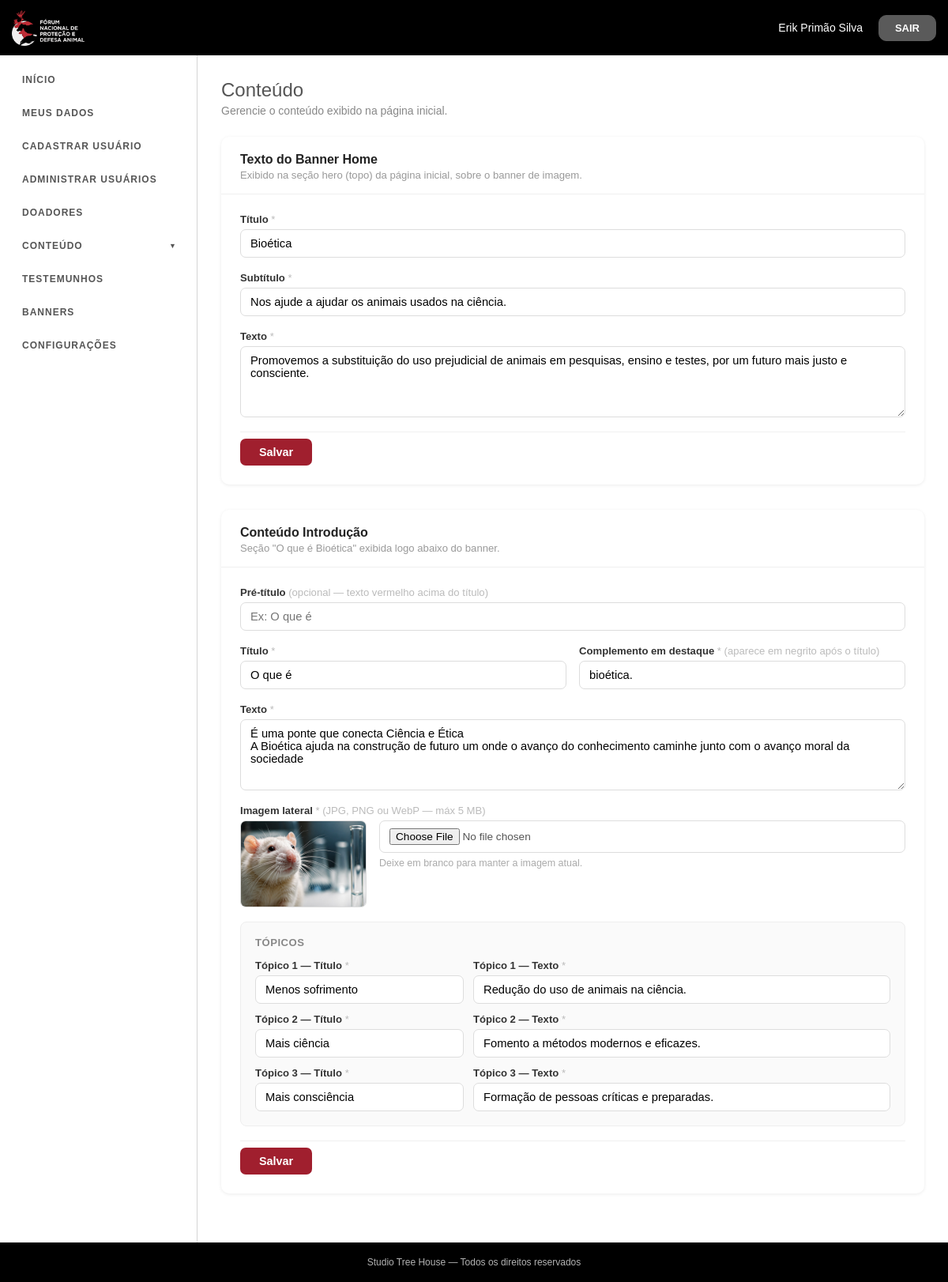
/admin/pages/conteudo/index.php (signed in), run on the app's committed database.
### tables this page shows
CREATE TABLE `conteudo_banner_home` (
  `id` tinyint(4) NOT NULL DEFAULT 1,
  `titulo` varchar(255) NOT NULL,
  `subtitulo` varchar(500) NOT NULL,
  `texto` text NOT NULL,
  `updated_at` timestamp NOT NULL DEFAULT current_timestamp() ON UPDATE current_timestamp()
);

CREATE TABLE `conteudo_intro` (
  `id` tinyint(4) NOT NULL DEFAULT 1,
  `pretitulo` varchar(255) DEFAULT NULL,
  `titulo` varchar(255) NOT NULL,
  `titulo_destaque` varchar(255) NOT NULL,
  `texto` text NOT NULL,
  `imagem` varchar(255) NOT NULL DEFAULT 'images/imgRato.jpg',
  `t1_titulo` varchar(255) NOT NULL,
  `t1_texto` varchar(500) NOT NULL,
  `t2_titulo` varchar(255) NOT NULL,
  `t2_texto` varchar(500) NOT NULL,
  `t3_titulo` varchar(255) NOT NULL,
  `t3_texto` varchar(500) NOT NULL,
  `updated_at` timestamp NOT NULL DEFAULT current_timestamp() ON UPDATE current_timestamp()
);

### admin/pages/conteudo/index.php (the view, shortened to what this page needs)
<?php
$pdo = getDbConnection();
$bh = [
    'titulo'    => 'Bioética',
    'subtitulo' => 'Nos ajude a ajudar os animais usados na ciência.',
    'texto'     => 'Promovemos a substituição do uso prejudicial de animais em pesquisas, ensino e testes, por um futuro mais justo e consciente.',
];
try { $r = $pdo->query("SELECT * FROM conteudo_banner_home WHERE id = 1")->fetch(); if ($r) $bh = $r; } catch (Exception $e) {}
$ci = [
    'pretitulo'       => '',
    'titulo'          => 'O que é',
    'titulo_destaque' => 'bioética.',
    'texto'           => "É uma ponte que conecta Ciência e Ética\nA Bioética ajuda na construção de futuro um onde o avanço do conhecimento caminhe junto com o avanço moral da sociedade",
    'imagem'          => 'images/imgRato.jpg',
    't1_titulo' => 'Menos sofrimento',  't1_texto' => 'Redução do uso de animais na ciência.',
    't2_titulo' => 'Mais ciência',      't2_texto' => 'Fomento a métodos modernos e eficazes.',
    't3_titulo' => 'Mais consciência',  't3_texto' => 'Formação de pessoas críticas e preparadas.',
];
try { $r = $pdo->query("SELECT * FROM conteudo_intro WHERE id = 1")->fetch(); if ($r) $ci = $r; } catch (Exception $e) {}
?>
<!DOCTYPE html>
<html lang="pt-BR">
<head>
<?php include ROOT . '/admin/includes/assets.php'; ?>
</head>
<body>
<?php include ROOT . '/admin/includes/header/header.php'; ?>
<div class="adminLayout">
    <?php include ROOT . '/admin/includes/sidebar/sidebar.php'; ?>
    <main class="adminLayout__content">
        <section class="adminInicio">
            <div class="row adminInicio__header">
                <div class="col-md-12">
                    <h2>Conteúdo</h2>
                    <p>Gerencie o conteúdo exibido na página inicial.</p>
                </div>
            </div>
            <div class="contCard">
                <div class="contCard__head">
                    <h3>Texto do Banner Home</h3>
                    <p>Exibido na seção hero (topo) da página inicial, sobre o banner de imagem.</p>
                </div>
                <div class="contCard__body">
                    <form id="formBanner">
                        <div class="contField">
                            <label for="bTitulo">Título <em>*</em></label>
                            <input id="bTitulo" name="titulo" type="text" value="<?= htmlspecialchars($bh['titulo']) ?>">
                        </div>
                        <div class="contField">
                            <label for="bSubtitulo">Subtítulo <em>*</em></label>
                            <input id="bSubtitulo" name="subtitulo" type="text" value="<?= htmlspecialchars($bh['subtitulo']) ?>">
                        </div>
                        <div class="contField">
                            <label for="bTexto">Texto <em>*</em></label>
                            <textarea id="bTexto" name="texto"><?= htmlspecialchars($bh['texto']) ?></textarea>
                        </div>
                        <div class="contActions">
                            <button class="contSave" type="submit" id="btnBanner">Salvar</button>
                        </div>
                    </form>
                </div>
            </div>
            <div class="contCard">
                <div class="contCard__head">
                    <h3>Conteúdo Introdução</h3>
                    <p>Seção "O que é Bioética" exibida logo abaixo do banner.</p>
                </div>
                <div class="contCard__body">
                    <form id="formIntro" enctype="multipart/form-data">
                        <div class="contField">
                            <label for="iPretitulo">Pré-título <em>(opcional — texto vermelho acima do título)</em></label>
                            <input id="iPretitulo" name="pretitulo" type="text" value="<?= htmlspecialchars($ci['pretitulo'] ?? '') ?>" placeholder="Ex: O que é">
                        </div>
                        <div class="contRow">
                            <div class="contField">
                                <label for="iTitulo">Título <em>*</em></label>
                                <input id="iTitulo" name="titulo" type="text" value="<?= htmlspecialchars($ci['titulo']) ?>" placeholder="Ex: O que é">
                            </div>
                            <div class="contField">
                                <label for="iTituloD">Complemento em destaque <em>* (aparece em negrito após o título)</em></label>
                                <input id="iTituloD" name="titulo_destaque" type="text" value="<?= htmlspecialchars($ci['titulo_destaque']) ?>" placeholder="Ex: bioética.">
                            </div>
                        </div>
                        <div class="contField">
                            <label for="iTexto">Texto <em>*</em></label>
                            <textarea id="iTexto" name="texto"><?= htmlspecialchars($ci['texto']) ?></textarea>
                        </div>
                        <div class="contField">
                            <label>Imagem lateral <em>* (JPG, PNG ou WebP — máx 5 MB)</em></label>
                            <div class="contImgWrap">
                                <img id="introImgPreview" class="contImgPreview" src="<?= BASE_URL . '/' . htmlspecialchars($ci['imagem']) ?>" alt="Preview">
                                <div class="contImgUpload">
                                    <input type="file" name="imagem" id="introImgInput" accept="image/jpeg,image/png,image/webp">
                                    <p>Deixe em branco para manter a imagem atual.</p>
                                </div>
                            </div>
                        </div>
                        <div class="contTopics">
                            <p class="contTopics__title">Tópicos</p>
                            <?php
                            $topics = [
                                1 => ['titulo' => $ci['t1_titulo'], 'texto' => $ci['t1_texto']],
                                2 => ['titulo' => $ci['t2_titulo'], 'texto' => $ci['t2_texto']],
                                3 => ['titulo' => $ci['t3_titulo'], 'texto' => $ci['t3_texto']],
                            ];
                            foreach ($topics as $n => $t):
                            ?>
                            <div class="contTopicRow">
                                <div class="contField" style="margin-bottom:0">
                                    <label>Tópico <?= $n ?> — Título <em>*</em></label>
                                    <input name="t<?= $n ?>_titulo" type="text" value="<?= htmlspecialchars($t['titulo']) ?>">
                                </div>
                                <div class="contField" style="margin-bottom:0">
                                    <label>Tópico <?= $n ?> — Texto <em>*</em></label>
                                    <input name="t<?= $n ?>_texto" type="text" value="<?= htmlspecialchars($t['texto']) ?>">
                                </div>
                            </div>
                            <?php endforeach; ?>
                        </div>
                        <div class="contActions">
                            <button class="contSave" type="submit" id="btnIntro">Salvar</button>
                        </div>
                    </form>
                </div>
            </div>
        </section>
    </main>
</div>
<?php include ROOT . '/admin/includes/footer/footer.php'; ?>
</body>
</html>

### admin/styles/brand-override.css (style rules this page uses)
.contCard { background: #fff; border-radius: 10px; box-shadow: 0 1px 4px rgba(0,0,0,.08); margin-bottom: 32px; }
.contCard__head { padding: 20px 24px 16px; border-bottom: 1px solid #f0f0f0; }
.contCard__head h3 { font-size: 1rem; font-weight: 700; margin: 0 0 3px; color: #222; }
.contCard__head p { font-size: .82rem; color: #999; margin: 0; }
.contCard__body { padding: 20px 24px 24px; }
.contField { display: flex; flex-direction: column; gap: 5px; margin-bottom: 18px; }
.contField label { font-size: .82rem; font-weight: 600; color: #333; }
.contField label em { font-style: normal; font-weight: 400; color: #bbb; }
.contField input, .contField textarea { padding: 9px 12px; border: 1px solid #ddd; border-radius: 7px; font-size: .92rem; font-family: inherit; box-sizing: border-box; width: 100%; transition: border-color .2s; }
.contField textarea { min-height: 90px; resize: vertical; }
.contRow { display: grid; grid-template-columns: 1fr 1fr; gap: 16px; }
.contActions { display: flex; align-items: center; gap: 12px; padding-top: 16px; border-top: 1px solid #f0f0f0; margin-top: 8px; }
.contSave { padding: 9px 28px; background: #a01f2e; color: #fff; border: none; border-radius: 7px; font-size: .9rem; font-weight: 600; cursor: pointer; font-family: inherit; }
.contImgWrap { display: flex; gap: 16px; align-items: flex-start; flex-wrap: wrap; }
.contImgPreview { width: 160px; height: 110px; object-fit: cover; border-radius: 7px; border: 1px solid #ddd; flex-shrink: 0; }
.contTopics { background: #fafafa; border: 1px solid #eee; border-radius: 8px; padding: 18px; margin-bottom: 18px; }
.contTopics__title { font-size: .78rem; font-weight: 700; color: #888; text-transform: uppercase; letter-spacing: .5px; margin-bottom: 14px; }
.contTopicRow { display: grid; grid-template-columns: 1fr 2fr; gap: 12px; margin-bottom: 14px; align-items: start; }
.contTopicRow:last-child { margin-bottom: 0; }
.contTopicRow .contField { margin-bottom: 0; }

### admin/pages/conteudo/index.php (style rules this page uses)
.contCard { background: #fff; border-radius: 10px; box-shadow: 0 1px 4px rgba(0,0,0,.08); margin-bottom: 32px; overflow: hidden; }
.contCard__head { padding: 20px 24px 0; border-bottom: 1px solid #f0f0f0; padding-bottom: 16px; margin-bottom: 24px; }
.contCard__head h3 { font-size: 1rem; font-weight: 700; margin: 0 0 3px; color: #222; }
.contCard__head p { font-size: .82rem; color: #999; margin: 0; }
.contCard__body { padding: 0 24px 24px; }
.contField { display: flex; flex-direction: column; gap: 5px; margin-bottom: 18px; }
.contField label { font-size: .82rem; font-weight: 600; color: #333; }
.contField label em { font-style: normal; font-weight: 400; color: #bbb; }
.contField input, .contField textarea { padding: 9px 12px; border: 1px solid #ddd; border-radius: 7px; font-size: .92rem; font-family: inherit; box-sizing: border-box; width: 100%; }
.contField textarea { min-height: 90px; resize: vertical; }
.contRow { display: grid; grid-template-columns: 1fr 1fr; gap: 16px; }
.contActions { display: flex; align-items: center; gap: 12px; padding-top: 8px; border-top: 1px solid #f0f0f0; }
.contSave { padding: 9px 24px; background: #a01f2e; color: #fff; border: none; border-radius: 7px; font-size: .9rem; font-weight: 600; cursor: pointer; }
.contImgWrap { display: flex; gap: 16px; align-items: flex-start; flex-wrap: wrap; }
.contImgPreview { width: 160px; height: 110px; object-fit: cover; border-radius: 7px; border: 1px solid #ddd; flex-shrink: 0; }
.contImgUpload { display: flex; flex-direction: column; gap: 6px; flex: 1; min-width: 180px; }
.contImgUpload input[type=file] { font-size: .85rem; }
.contImgUpload p { font-size: .78rem; color: #aaa; margin: 0; }
.contTopics { background: #fafafa; border-radius: 8px; padding: 18px; margin-bottom: 18px; }
.contTopics__title { font-size: .82rem; font-weight: 700; color: #888; text-transform: uppercase; letter-spacing: .5px; margin-bottom: 14px; }
.contTopicRow { display: grid; grid-template-columns: 1fr 2fr; gap: 12px; margin-bottom: 12px; }
.contTopicRow:last-child { margin-bottom: 0; }

### data on the page
conteudo_banner_home: titulo "Bioética", subtitulo "Nos ajude a ajudar os animais usados na ciência.", texto "Promovemos a substituição do uso prejudicial de animais em pesquisas, ensino e testes, por um futuro mais justo e consciente."
conteudo_intro: titulo "O que é", titulo_destaque "bioética.", texto "É uma ponte que conecta Ciência e Ética A Bioética ajuda na construção de futuro um onde o avanço do conhecimento caminhe junto com o avanço moral da sociedade", imagem (picture), n "1", t1_titulo "Menos sofrimento", t1_texto "Redução do uso de animais na ciência.", n "2", t2_titulo "Mais ciência", t2_texto "Fomento a métodos modernos e eficazes.", n "3", t3_titulo "Mais consciência", t3_texto "Formação de pessoas críticas e preparadas."

### other printed values
$_SESSION['usuario']['nome_completo'] "Erik Primão Silva"
